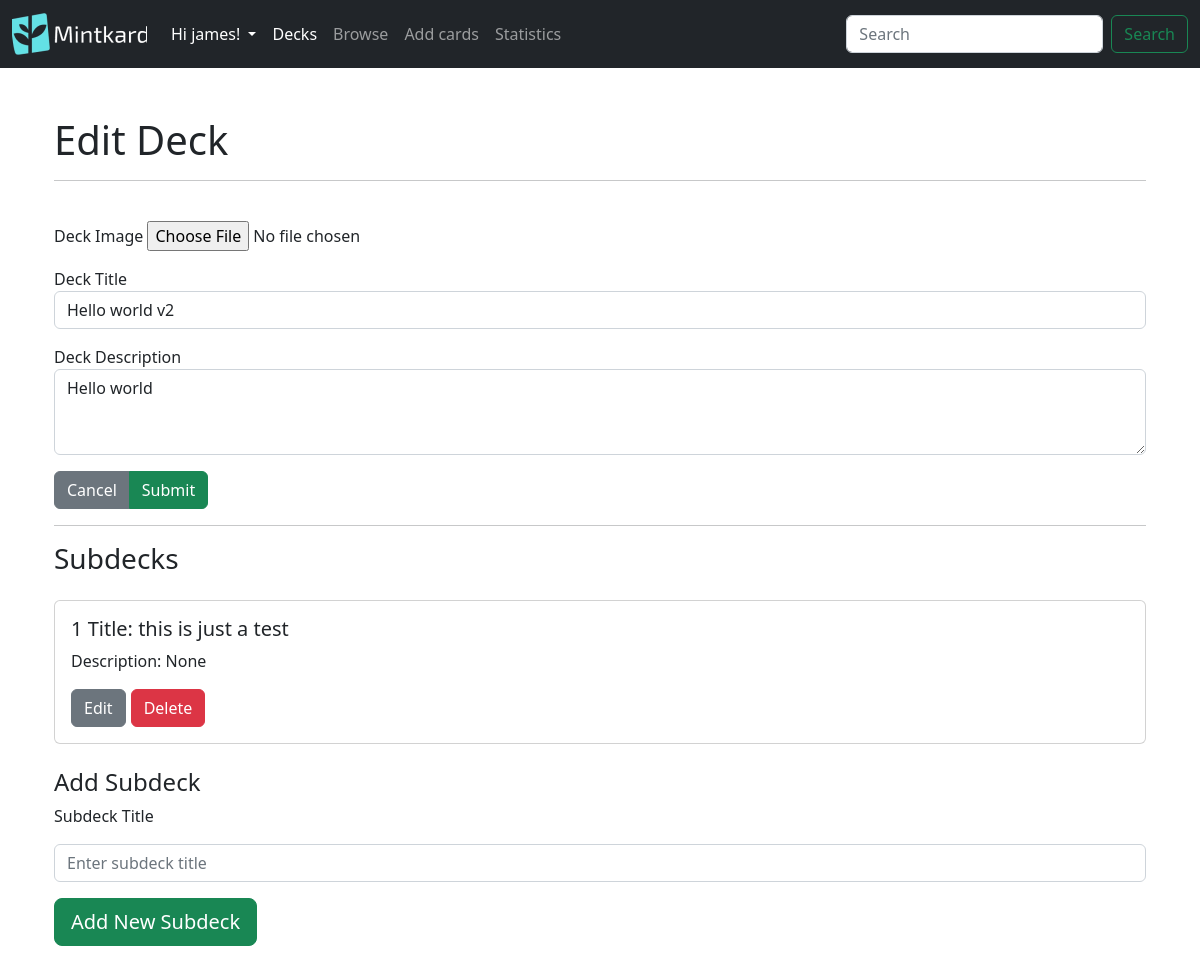
Before: /decks/edit-deck/18 (signed in) with the older database file.
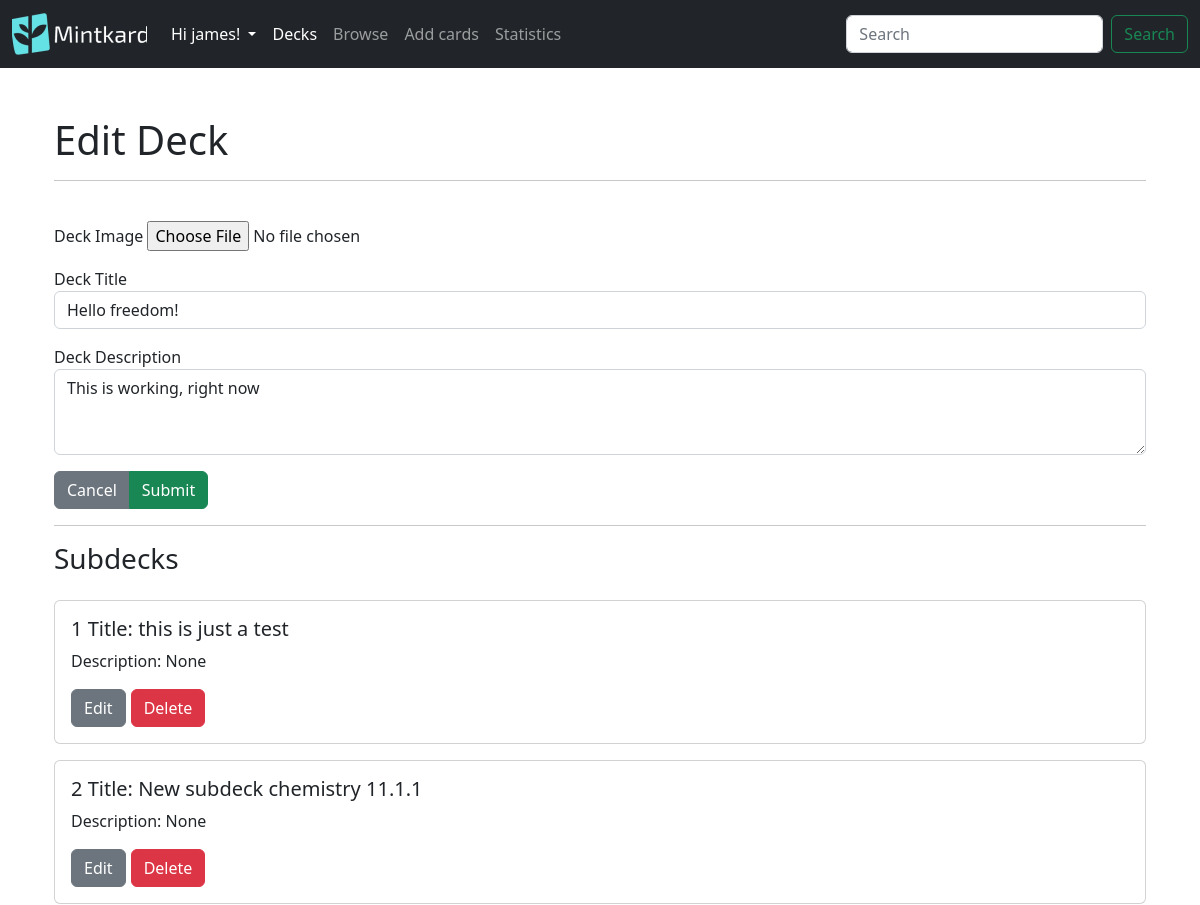
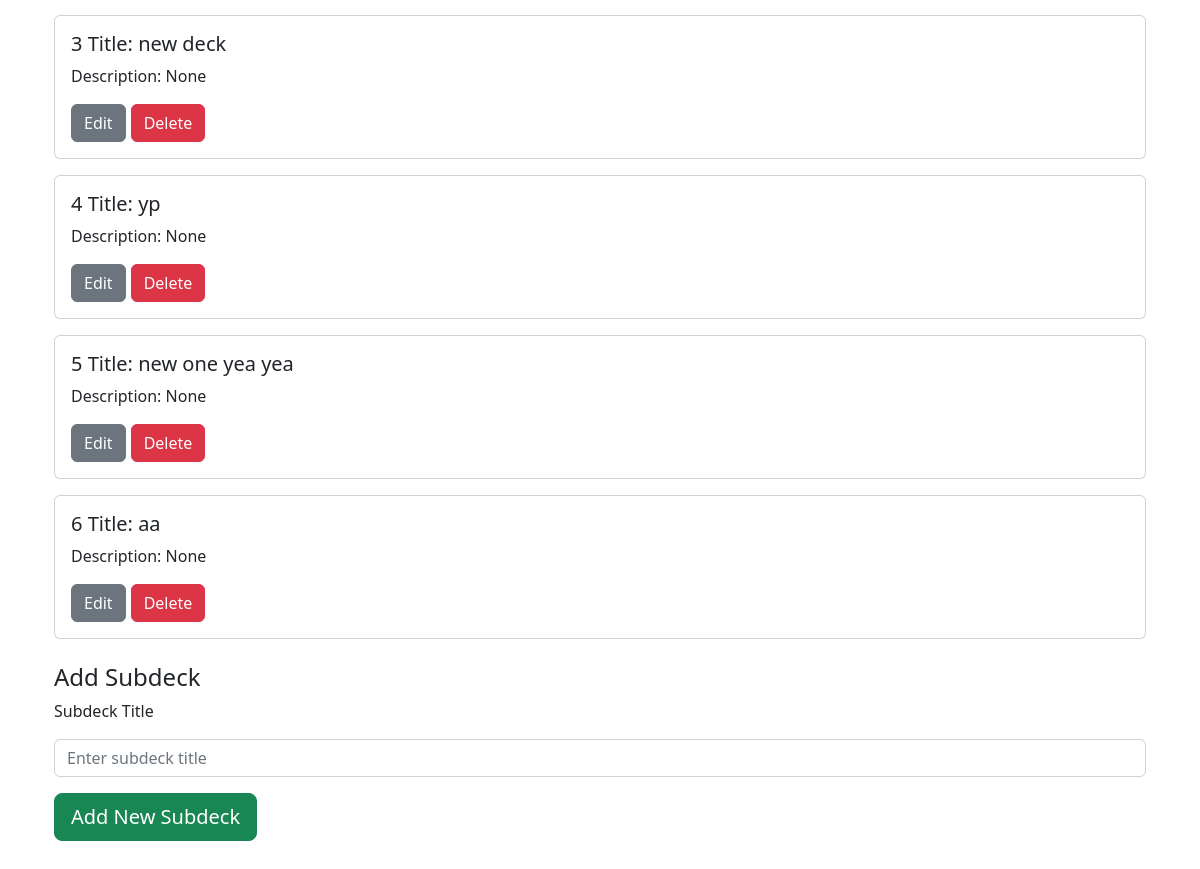
After: the same page with the newer database file (2 pictures, top to bottom).
### mintkard/models.py (models this page shows, shortened)
class User(db.Model,UserMixin):
    id = db.Column(db.Integer,primary_key= True)
    username = db.Column(db.String(100), unique = True)
    email = db.Column(db.String(75),unique=True)
    password = db.Column(db.String(150))
    decks = db.relationship('Deck',backref = 'user_decks',lazy=True)#stores all the decks that the owner owns, in the parents class

class Deck(db.Model):
    id = db.Column(db.Integer, primary_key=True)
    name = db.Column(db.String(100),nullable=False)
    description = db.Column(db.String(100))
    date = db.Column(db.DateTime(timezone=True),default=func.now())
    parent_id = db.Column(db.Integer, db.ForeignKey('deck.id'))#This is the foreign key for the parent deck
    children_deck = db.relationship('Deck',backref=db.backref('parent', remote_side=[id]),primaryjoin='Deck.parent_id == Deck.id')#This is the relationship for the child deck, the backref is the parent deck, the primaryjoin is the foreign key for the child deck
    cards = db.relationship('Card',lazy= True)
    user_id = db.Column(db.Integer, db.ForeignKey('user.id'))
    '''allows a string output'''

### mintkard/decks.py (the view, shortened to what this page needs)
@login_required
@decks.route('/edit-deck/<int:deck_id>',methods=['GET','POST'])
def edit_deck(deck_id):
    try:
        current_deck = Deck.query.filter_by(id=deck_id,user_id =current_user.id).first()#.all()    parent_id=None,
    except Exception as e:
        flash('Error : {}'.format(e),category='danger')
    if current_deck is None:
        flash('Deck id cannot be found',category='danger')
        return redirect(url_for('decks.decks_route'),code=301)
    return render_template("edit_deck.html",deck=current_deck)

### mintkard/decks.py (called while the page is built)
@decks.before_request
def before_request():
    g.fmanager = FlashcardManager(user_id=current_user.id, app=current_app)

### mintkard/templates/edit_deck.html (shortened to what this page needs)
{% extends 'layout.html' %}
{% block body %}
<div class="container my-5">
  <h1>Edit Deck</h1>
  <hr>
  <br>
  <form method="post">
    <div class="d-grid gap-3">
      <div class="form-group">
        <label for="deckImage">Deck Image</label>
        <input type="file" class="form-control-file" id="deckImage">
      </div>
      <div class="form-group">
        <label for="deckTitle">Deck Title</label>
        <input type="text" class="form-control" name="name" value="{{deck.name}}">
      </div>
      <div class="form-group">
        <label for="deckDescription">Deck Description</label>
        <textarea class="form-control" name="description" rows="3">{{deck.description}}</textarea>
      </div>
    </div>
    <div class="btn-group mt-3">
      <a type="button" class="btn btn-secondary" href="/decks/">Cancel</a>
      <input type="submit" class="btn btn-success" name="submit"></input>
    </div>
  </form>
  <hr>
  <h3>Subdecks</h3>
  <div id="flashcard-deck" class="d-grid ">
    {% for subdeck in deck.children_deck %}
    <div class="card mt-3">
      <div class="card-body">
        <h5 class="card-title">{{loop.index}} Title: {{subdeck.name}}</h5>
        <p class="card-text">Description: {{subdeck.description}}</p>
        <div class=" d-flex ">
          <a class="btn btn-secondary mr-3" href=/decks/edit-deck/{{subdeck.id}}>Edit</a>
          <form method = "post"><button class="btn btn-danger ml-3" type="submit" name="delete_subdeck" value="{{subdeck.id}}" style="margin-left: 5px">Delete</button></form>
        </div>
      </div>
    </div>
    {% endfor %}
  </div>
  <br>
  <h4> Add Subdeck</h4>
  <form method="post">
    <div class="form-group d-grid gap-3">
      <label for="subdeck_title">Subdeck Title</label>
      <input type="text" class="form-control" name="subdeck_name" id="subdeck_title" placeholder="Enter subdeck title">
    </div>
    <div class="btn-group mt-3">
      <button type="submit" class="btn btn-success btn-lg" name="add_subdeck" value="add">Add New Subdeck</button>
    </div>
  </form>
</div>
{% endblock %}

### mintkard/templates/layout.html (shortened to what this page needs)
<!DOCTYPE html>
<html lang="en">
<head>
    <link rel="stylesheet" href="https://cdnjs.cloudflare.com/ajax/libs/font-awesome/4.7.0/css/font-awesome.min.css">
</head>
<link href="https://cdn.jsdelivr.net/npm/bootstrap@5.2.3/dist/css/bootstrap.min.css" rel="stylesheet"
>
<body>
    <nav class="navbar navbar-expand-lg navbar-dark bg-dark">
        <div class="container-fluid">
            <a class="navbar-brand" href="/home"><img src="/static/logo.png" alt="Mintkard" width="135" height="42"></a>
            <div class="collapse navbar-collapse" id="navbarSupportedContent">
                <ul class="navbar-nav me-auto mb-2 mb-lg-0">
                    {% if current_user.is_authenticated %}
                    <li class="nav-item dropdown">
                        <a class="nav-link dropdown-toggle" href="#" id="navbarDropdown" role="button" data-bs-toggle="dropdown" aria-expanded="false" style="color:white">
                            Hi {{ current_user.username }}!
                        </a>
                    </li>
                    {% endif %}
                    <li class="nav-item">
                        <a class="nav-link active" aria-current="page" href="/decks/">Decks</a>
                    </li>
                    <li class="nav-item">
                        <a class="nav-link" href="/decks/browse">Browse</a>
                    </li>
                    <li class="nav-item">
                        <a class="nav-link" href="/decks/create">Add cards</a>
                    </li>
                    <li class="nav-item">
                        <a class="nav-link" href="/decks/stats">Statistics</a>
                    </li>
                </ul>
                <form class="d-flex">
                    <input class="form-control me-2" type="search" placeholder="Search" aria-label="Search">
                    <button class="btn btn-outline-success" type="submit">Search</button>
                </form>
            </div>
        </div>
    </nav>
    <div class="container mt-5">
    {% block body %}{% endblock %}
    </div>
</body>
</html>

Changed rows visible on the page:
changed Deck: name "Hello world v2" → "Hello freedom!"; description "Hello world" → "This is working, right now"
added Deck: name "New subdeck chemistry 11.1.1", description "None", {{ subdeck.id }} 32 (drawn)
added Deck: name "new deck", description "None", {{ subdeck.id }} 33 (drawn)
added Deck: name "yp", description "None", {{ subdeck.id }} 34 (drawn)
added Deck: name "new one yea yea", description "None", {{ subdeck.id }} 36 (drawn)
added Deck: name "aa", description "None", {{ subdeck.id }} 37 (drawn)
